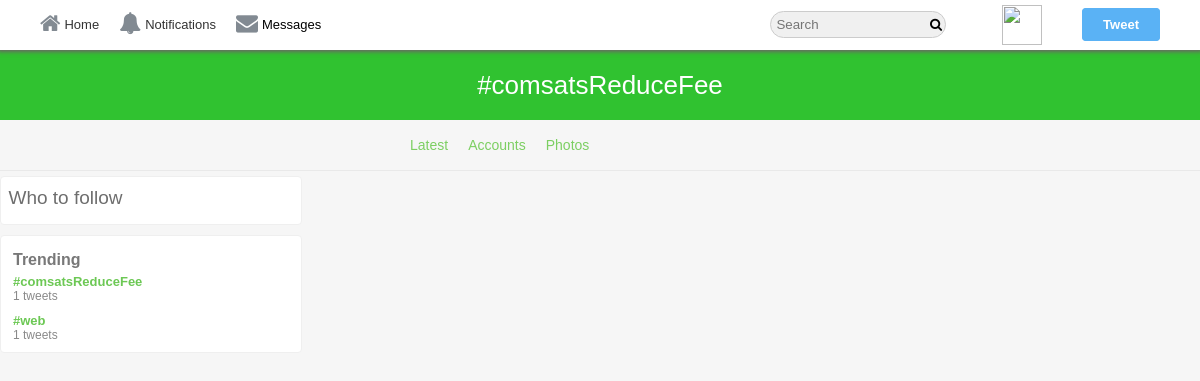
The page /hashtag/comsatsReduceFee?f=photos on the database its author committed.
### tables this page shows
CREATE TABLE `trends` (
  `trendID` int(11) NOT NULL,
  `hashtag` varchar(140) NOT NULL,
  `createdOn` datetime NOT NULL
);

### core/classes/tweet.php (the view, shortened to what this page needs)
 <?php
	class Tweet extends User {
		function __construct($pdo){
			$this->pdo = $pdo;
		}
		public function trends(){
			$stmt = $this->pdo->prepare("SELECT  *,COUNT(`tweet_id`) AS `tweetsCount` FROM `trends` INNER JOIN `tweets` ON `status` LIKE CONCAT('%#',`hashtag`,'%') or `retweetMsg` LIKE CONCAT('%#',`hashtag`,'%')  GROUP BY `hashtag` ORDER BY `tweet_id`");
			$stmt->execute();
			$trends = $stmt->fetchAll(PDO::FETCH_OBJ);
			echo '<div class="trend-wrapper"><div class="trend-inner"><div class="trend-title"><h3>Trending</h3></div>';
			foreach($trends as $trend){
				echo '<div class="trend-body">
						<div class="trend-body-content">
							<div class="trend-link">
								<a href="hashtag/'.$trend->hashtag.'">#'.$trend->hashtag.'</a>
							</div>
							<div class="trend-tweets">
								'.$trend->tweetsCount.' <span>tweets</span>
							</div>
						</div>
					  </div>';
			}
			echo '</div></div>';
		}
	}
?>

### assets/css/style-complete.css (style rules this page uses)
* { margin: 0px auto; padding: 0px; font-family: Helvetica; }
body { font-family: Helvetica; font-size: 13px; background: #f6f6f6; }
.trend-wrapper { width:100%; float: left; background: #fff; margin: 10px 0px; border-radius: 4px; border: 1px solid #efefef; }
.trend-inner { width: 95%; margin: 10px auto; padding: 5px 5px 0px 12px; }
.trend-title h3 { color: #787878; font-size: 16px; margin-bottom: 5px; }
.trend-body { margin-bottom:10px; }
.trend-link a { text-decoration: none; color: #6cc854; font-weight: bold; }
.trend-tweets { font-size: 12px; color: #898989; }

### rows shown on the page
trends: hashtag "comsatsReduceFee", tweetsCount "1"
trends: hashtag "web", tweetsCount "1"

### other values the page prints
$hashtag "comsatsReduceFee"
